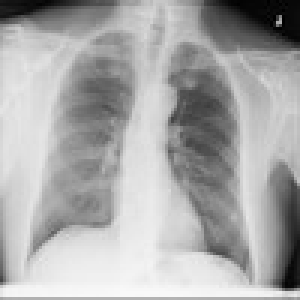
#> input picture python_nodule/pos/00000021_000.jpg, 100 x 100 px (shown 3 times larger); its folder holds 4 pictures in this run; the run also reads 1 picture not shown here
$ python nodule_detection.py
#> lines starting #> are read from the running program, lines starting #| are printed output that depends on the picture
import cv2
import numpy as numpy
import glob
from skimage.io import imread
import os
from skimage.transform import rescale, resize, downscale_local_mean
import random

nodule_cascade = cv2.CascadeClassifier('data/nodule-cascade.xml')

count = 1
files = []
res = {"neg-true": 0, "neg-false": 0, "pos-true": 0, "pos-false": 0}
for file in glob.iglob("/home/ebraiz/Documents/python_nodule/opencv_workspace/pos/*.jpg"):
    gray = imread(file)
#> gray is the input picture: shape (100, 100, 3); min 0, max 249, mean 169.4

    flag = False
    nodule = nodule_cascade.detectMultiScale(gray, scaleFactor=2, minNeighbors=1, minSize=(1,1))
#> nodule = ()
    for (x,y,w,h) in nodule:
        flag = True
#> this loop made 0 passes

    s = "pos" if "pos" in file else "neg"
    if flag:
        s = s+"-true"
        res[s] += 1
    else:
        s = s+"-false"
        res[s] += 1

    if s in ("pos-true", "neg-false"):
        files.append(file)

true = res['neg-false'] + res['pos-true']
false = res['neg-true'] + res['pos-false']
total = true+false
print(res)
print("True: ", true)
print("False: ", false)
print("Total: ", total)
print ((true/float(total))*100.0)
random.shuffle(files)

print ("Correct files: ", len(files))
for file in files:
    gray = imread(file)

    nodule = nodule_cascade.detectMultiScale(gray, scaleFactor=2, minNeighbors=1, minSize=(1,1))
    for (x,y,w,h) in nodule:

        font = cv2.FONT_HERSHEY_SIMPLEX
        cv2.putText(gray, 'Nodule', (20, 20), font, 0.5, (255,255,0), 2, cv2.LINE_AA)
        cv2.rectangle(gray, (x,y), (x+w, y+h), (255,255,0), 2)
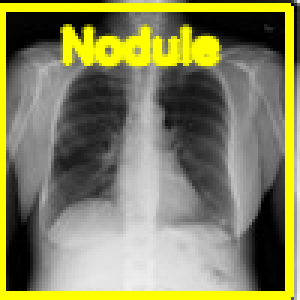
#> gray: shape (100, 100, 3) (shown 3 times larger); mean R, G, B 132.3, 132.3, 93.1

    cv2.imshow('img', gray)
    k = cv2.waitKey(500) & 0xff
#> (key Esc is pressed here)
